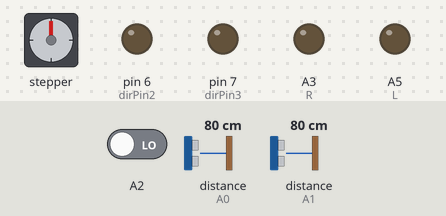
A sketch run on a simulated Arduino Uno, built with avr-gcc and run on an emulated ATmega328P. Parts: stepper motor, output pins drawn as LEDs (lit = HIGH). Wiring (inferred from the names in the program): stepper motor (2048 steps per turn assumed): coils pin 2, pin 4, pin 3, pin 5. The test bench sets the inputs (shaded band); at power-on: distance to the obstacle (sensors on A0, A1) 80 cm, A2 LOW. The echo pulse lasts 58.3 µs per cm; pins used as bus, display or sensor lines are not drawn.

Above: at 10.4 s.
10.5 s: distance to the obstacle (sensor on A0) set to 43 cm
15.2 s: distance to the obstacle (sensor on A0) set to 36 cm
At 20.8 s:
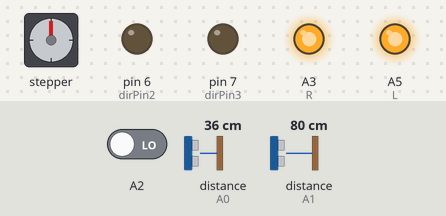
24.6 s: distance to the obstacle (sensor on A0) set to 60 cm
At 30.3 s:
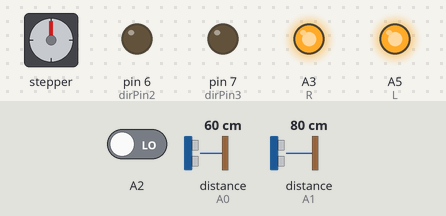
30.6 s: distance to the obstacle (sensor on A0) set to 2 cm
At 38.1 s:
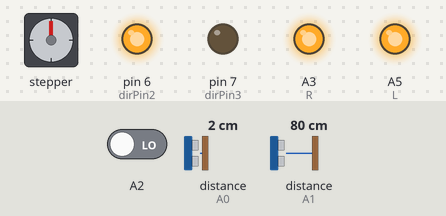
Timing chart, 0 to 39.6 s (numbered marks = the images above; inputs shaded):
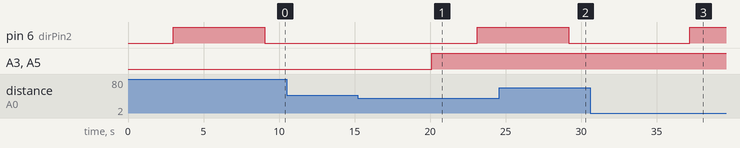

The sketch:

B-flow.ino
```cpp
const int stepPin1 = 2;
const int dirPin1 = 5;
const int stepPin2 =3;
const int dirPin2 = 6;
const int stepPin3 = 4;
const int dirPin3 = 7;
int ch1;
int ch2;
int ch5;

int R=A3;
int L=A5;

int verticle;
int horizontal;
void setup(){
Serial.begin(9600);
pinMode(stepPin1,OUTPUT);
pinMode(dirPin1,OUTPUT);
pinMode(stepPin2,OUTPUT);
pinMode(dirPin2,OUTPUT);
pinMode(stepPin3,OUTPUT);
pinMode(dirPin3,OUTPUT);
pinMode(A0,INPUT);
pinMode(A1,INPUT);
pinMode(A2,INPUT);
pinMode(R,OUTPUT);
pinMode(L,OUTPUT);
}
void loop()
{
rf();
while(verticle>80){
fwd();
rf();
}
while(verticle<20){
bck();
rf();
}
while(horizontal>80){
lft();
rf();
}
while(horizontal<20){
rgt();
rf();
}
if(ch5>80){
clk();
}
else if(ch5<20){
nomove();
}
else{
aclk();
}

}
void fwd()
{
//one revolution
for(int x = 0; x < 3300; x++)
{
digitalWrite(dirPin1,LOW);
digitalWrite(stepPin1,HIGH);
delayMicroseconds(300);
digitalWrite(stepPin1,LOW);
delayMicroseconds(300);

digitalWrite(dirPin2,LOW);
digitalWrite(stepPin2,HIGH);
delayMicroseconds(300);
digitalWrite(stepPin2,LOW);
delayMicroseconds(300);
}
}
void bck()
{
for(int x = 0; x < 3300; x++)
{
digitalWrite(dirPin1,HIGH);
digitalWrite(stepPin1,HIGH);
delayMicroseconds(300);
digitalWrite(stepPin1,LOW);
delayMicroseconds(300);

digitalWrite(dirPin2,HIGH);
digitalWrite(stepPin2,HIGH);
delayMicroseconds(300);
digitalWrite(stepPin2,LOW);
delayMicroseconds(300);
}
}
void lft()
{
for(int x = 0; x < 3300; x++)
{
digitalWrite(dirPin1,LOW);
digitalWrite(stepPin1,HIGH);
delayMicroseconds(300);
digitalWrite(stepPin1,LOW);
delayMicroseconds(300);

digitalWrite(dirPin2,HIGH);
digitalWrite(stepPin2,HIGH);
delayMicroseconds(300);
digitalWrite(stepPin2,LOW);
delayMicroseconds(300);
}
}


void rgt()
{
for(int x = 0; x < 3300; x++)
{
digitalWrite(dirPin1,HIGH);
digitalWrite(stepPin1,HIGH);
delayMicroseconds(300);
digitalWrite(stepPin1,LOW);
delayMicroseconds(300);

digitalWrite(dirPin2,LOW);
digitalWrite(stepPin2,HIGH);
delayMicroseconds(300);
digitalWrite(stepPin2,LOW);
delayMicroseconds(300);
}
}
//throwawayfunction
void nomove()
{
digitalWrite(R,HIGH);
digitalWrite(L,HIGH);
}

void clk()
{
digitalWrite(R,HIGH);
digitalWrite(L,LOW);
}

void aclk()
{
digitalWrite(R,LOW);
digitalWrite(L,HIGH);
}

//radiofunction
void rf(){
ch1 = pulseIn(A0,HIGH);
ch2 = pulseIn(A1,HIGH);
ch5=pulseIn(A2,HIGH);

ch5=map(ch5,1000,2000,0,100);

verticle=map(ch1,1000,2000,0,100);
horizontal=map(ch2,1000,2000,0,100);

}
```

Measured:
- the behaviour switches between 39 and 38 cm on distance to the obstacle (sensor on A0) (found by bisection; images 0 and 1)
- after the input at 10.5 s, every drawn part: stays the same
- after the input at 15.2 s, pin 6 (dirPin2): LOW → HIGH after 7.9 s; A3 (R), A5 (L): LOW → HIGH after 4.9 s
- after the input at 24.6 s, pin 6 (dirPin2): HIGH → LOW after 4.6 s
- after the input at 30.6 s, pin 6 (dirPin2): LOW → HIGH after 6.6 s
